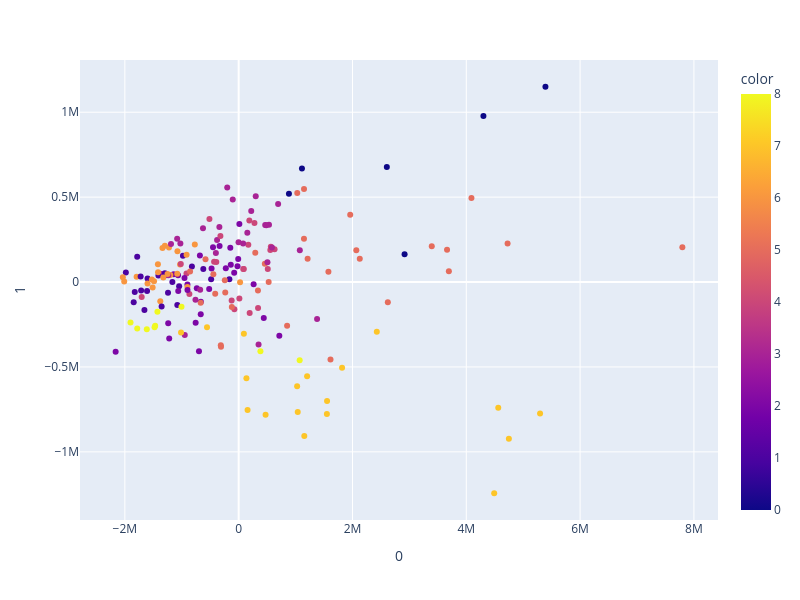

The notebook cell saved with this chart:
### Code cell
import numpy as np
import pandas as pd
from sklearn.decomposition import PCA
from sklearn.preprocessing import StandardScaler
from scipy.stats import f_oneway

# Example Data (Replace with your dataset)
X = np.random.randn(100, 5)  # 100 samples, 5 features (replace with your data)
batch_labels =  covariates_clinical_data_AD_NCI.Batch.tolist()  # Categorical labels with more than two categories

# Standardize the data
X_scaled = count_matrix_raw

# Perform PCA
pca = PCA(n_components=4)  # You can change the number of components
pca_components = pca.fit_transform(X_scaled)

# Convert batch labels to numeric values for ANOVA
batch_numeric = pd.factorize(batch_labels)[0]

# Perform ANOVA for each PCA component
anova_results = []
for i in range(pca_components.shape[1]):
    groups = [pca_components[batch_numeric == j, i] for j in np.unique(batch_numeric)]
    f_stat, p_value = f_oneway(*groups)
    anova_results.append((i + 1, f_stat, p_value))

# Display ANOVA results
anova_results_df = pd.DataFrame(anova_results, columns=["PCA Component", "F-statistic", "P-value"])
print(anova_results_df)


import plotly.express as px
from sklearn.decomposition import PCA

# Assuming count_matrix_raw is the data matrix you are using for PCA
# And m is a categorical variable you want to use for coloring the scatter plot
pca = PCA(n_components=2)


components = pca.fit_transform(count_matrix_raw)

# Create the scatter plot with discrete coloring for the categories in m
fig = px.scatter(components, x=0, y=1, color=covariates_clinical_data_AD_NCI.Batch.tolist() )

# Set custom width and height
fig.update_layout(
    width=800,  # Adjust width as needed
    height=600  # Adjust height as needed
)

# Save the plot to an HTML file
#fig.write_html("pca_batch(filtered_ad_non_ad_mrn_batch_corrected).html")

# Show the plot
fig.show()

### Figure 1 — Plotly figure (JSON) as saved in the notebook; plotly's stock layout.template omitted (floating-point values rounded to 4 significant figures; data arrays with more than 128 entries replaced by an {"elided": "..."} marker saying what was removed)
{"data": [{"hovertemplate": "0=%{x}<br>1=%{y}<br>color=%{marker.color}<extra></extra>", "legendgroup": "", "marker": {"color": {"elided": "188 int values"}, "coloraxis": "coloraxis", "symbol": "circle"}, "mode": "markers", "name": "", "orientation": "v", "showlegend": false, "type": "scatter", "x": {"elided": "188 float values"}, "xaxis": "x", "y": {"elided": "188 float values"}, "yaxis": "y"}], "layout": {"coloraxis": {"colorbar": {"title": {"text": "color"}}, "colorscale": [[0, "#0d0887"], [0.1111, "#46039f"], [0.2222, "#7201a8"], [0.3333, "#9c179e"], [0.4444, "#bd3786"], [0.5556, "#d8576b"], [0.6667, "#ed7953"], [0.7778, "#fb9f3a"], [0.8889, "#fdca26"], [1, "#f0f921"]]}, "height": 600, "legend": {"tracegroupgap": 0}, "margin": {"t": 60}, "width": 800, "xaxis": {"anchor": "y", "autorange": true, "domain": [0, 1], "range": [-2788000.0, 8423000.0], "title": {"text": "0"}, "type": "linear"}, "yaxis": {"anchor": "x", "autorange": true, "domain": [0, 1], "range": [-1401000.0, 1308000.0], "title": {"text": "1"}, "type": "linear"}}}
